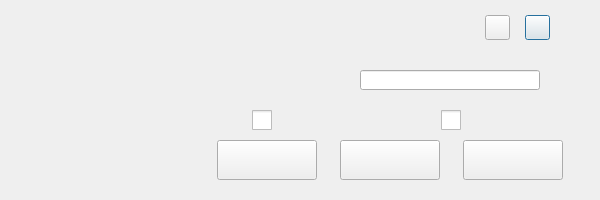
<?xml version="1.0" encoding="UTF-8"?>
<ui version="4.0">
 <class>FindClass</class>
 <widget class="QDialog" name="FindClass">
  <property name="geometry">
   <rect>
    <x>0</x>
    <y>0</y>
    <width>600</width>
    <height>200</height>
   </rect>
  </property>
  <property name="windowTitle">
   <string>查找</string>
  </property>
  <property name="windowIcon">
   <iconset resource="Notepad.qrc">
    <normaloff>:/icon/mainicon/picture_notepad/icon/icon_main_mainwindow.png</normaloff>:/icon/mainicon/picture_notepad/icon/icon_main_mainwindow.png</iconset>
  </property>
  <property name="windowOpacity">
   <double>5.000000000000000</double>
  </property>
  <widget class="QPushButton" name="pushButton_close_window">
   <property name="geometry">
    <rect>
     <x>525</x>
     <y>15</y>
     <width>25</width>
     <height>25</height>
    </rect>
   </property>
   <property name="styleSheet">
    <string notr="true">border-image: url(:/icon/manage/picture_notepad/icon/window_close.png);</string>
   </property>
   <property name="text">
    <string/>
   </property>
  </widget>
  <widget class="QLineEdit" name="lineEdit_main">
   <property name="geometry">
    <rect>
     <x>360</x>
     <y>70</y>
     <width>180</width>
     <height>20</height>
    </rect>
   </property>
   <property name="contextMenuPolicy">
    <enum>Qt::NoContextMenu</enum>
   </property>
   <property name="inputMethodHints">
    <set>Qt::ImhNone</set>
   </property>
  </widget>
  <widget class="QPushButton" name="pushButton_next">
   <property name="geometry">
    <rect>
     <x>340</x>
     <y>140</y>
     <width>100</width>
     <height>40</height>
    </rect>
   </property>
   <property name="styleSheet">
    <string notr="true">border-image: url(:/picture_notepad/dialogicon/picture_notepad/icon/dialog_find_next_normal.png);
border-image: url(:/picture_notepad/dialogicon/picture_notepad/icon/dialog_find_next_pressed.png);</string>
   </property>
   <property name="text">
    <string/>
   </property>
  </widget>
  <widget class="QPushButton" name="pushButton_exit">
   <property name="geometry">
    <rect>
     <x>463</x>
     <y>140</y>
     <width>100</width>
     <height>40</height>
    </rect>
   </property>
   <property name="styleSheet">
    <string notr="true">border-image: url(:/picture_notepad/dialogicon/picture_notepad/icon/dialog_find_exit_normal.png);
border-image: url(:/picture_notepad/dialogicon/picture_notepad/icon/dialog_find_exit_pressed.png);</string>
   </property>
   <property name="text">
    <string/>
   </property>
  </widget>
  <widget class="QPushButton" name="pushButton_last">
   <property name="geometry">
    <rect>
     <x>217</x>
     <y>140</y>
     <width>100</width>
     <height>40</height>
    </rect>
   </property>
   <property name="styleSheet">
    <string notr="true">border-image: url(:/picture_notepad/dialogicon/picture_notepad/icon/dialog_find_last_normal.png);
border-image: url(:/picture_notepad/dialogicon/picture_notepad/icon/dialog_find_last_pressed.png);</string>
   </property>
   <property name="text">
    <string/>
   </property>
  </widget>
  <widget class="QCheckBox" name="checkBox_1">
   <property name="geometry">
    <rect>
     <x>252</x>
     <y>110</y>
     <width>20</width>
     <height>20</height>
    </rect>
   </property>
   <property name="styleSheet">
    <string notr="true">QCheckBox{spacing: 5px;color: white;}
QCheckBox::indicator {width: 20px;height: 20px;}
QCheckBox::indicator:enabled:unchecked {image: url(:/picture_notepad/checkbox/picture_notepad/checkbox_style/checkbox_off.png);}
QCheckBox::indicator:enabled:unchecked:hover  {image: url(:/picture_notepad/checkbox/picture_notepad/checkbox_style/checkbox_off.png);}
QCheckBox::indicator:enabled:unchecked:pressed {image: url(:/picture_notepad/checkbox/picture_notepad/checkbox_style/checkbox_off.png);}
QCheckBox::indicator:enabled:checked {image: url(:/picture_notepad/checkbox/picture_notepad/checkbox_style/checkbox_on.png);}
QCheckBox::indicator:enabled:checked:hover {image: url(:/picture_notepad/checkbox/picture_notepad/checkbox_style/checkbox_on.png);}
QCheckBox::indicator:enabled:checked:pressed {image: url(:/picture_notepad/checkbox/picture_notepad/checkbox_style/checkbox_on.png);}</string>
   </property>
   <property name="text">
    <string/>
   </property>
  </widget>
  <widget class="QCheckBox" name="checkBox_2">
   <property name="geometry">
    <rect>
     <x>441</x>
     <y>110</y>
     <width>20</width>
     <height>20</height>
    </rect>
   </property>
   <property name="styleSheet">
    <string notr="true">QCheckBox{spacing: 5px;color: white;}
QCheckBox::indicator {width: 20px;height: 20px;}
QCheckBox::indicator:enabled:unchecked {image: url(:/picture_notepad/checkbox/picture_notepad/checkbox_style/checkbox_off.png);}
QCheckBox::indicator:enabled:unchecked:hover  {image: url(:/picture_notepad/checkbox/picture_notepad/checkbox_style/checkbox_off.png);}
QCheckBox::indicator:enabled:unchecked:pressed {image: url(:/picture_notepad/checkbox/picture_notepad/checkbox_style/checkbox_off.png);}
QCheckBox::indicator:enabled:checked {image: url(:/picture_notepad/checkbox/picture_notepad/checkbox_style/checkbox_on.png);}
QCheckBox::indicator:enabled:checked:hover {image: url(:/picture_notepad/checkbox/picture_notepad/checkbox_style/checkbox_on.png);}
QCheckBox::indicator:enabled:checked:pressed {image: url(:/picture_notepad/checkbox/picture_notepad/checkbox_style/checkbox_on.png);}</string>
   </property>
   <property name="text">
    <string/>
   </property>
  </widget>
  <widget class="QPushButton" name="pushButton_hide_window">
   <property name="geometry">
    <rect>
     <x>485</x>
     <y>15</y>
     <width>25</width>
     <height>25</height>
    </rect>
   </property>
   <property name="styleSheet">
    <string notr="true">border-image: url(:/icon/manage/picture_notepad/icon/window_hide.png);</string>
   </property>
   <property name="text">
    <string/>
   </property>
  </widget>
 </widget>
 <resources>
  <include location="Notepad.qrc"/>
 </resources>
 <connections>
  <connection>
   <sender>pushButton_hide_window</sender>
   <signal>clicked()</signal>
   <receiver>FindClass</receiver>
   <slot>showMinimized()</slot>
   <hints>
    <hint type="sourcelabel">
     <x>498</x>
     <y>26</y>
    </hint>
    <hint type="destinationlabel">
     <x>459</x>
     <y>46</y>
    </hint>
   </hints>
  </connection>
 </connections>
</ui>
